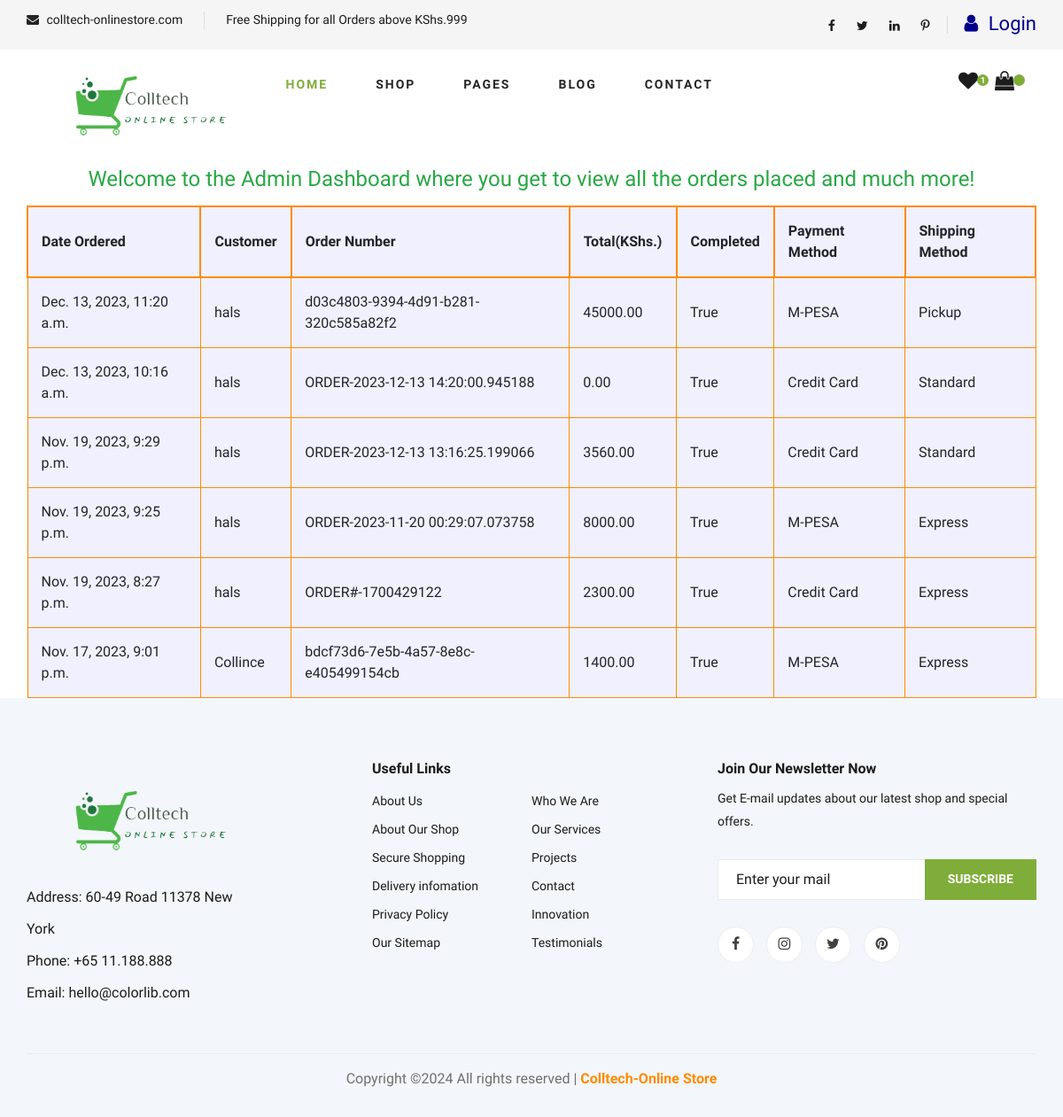
/dashboard/, run on the app's committed database.
### a_main/models.py (models this page shows, shortened)
class Order(models.Model):
    customer = models.ForeignKey(Customer, on_delete=models.CASCADE, null=True, blank=True)
    ordered_date = models.DateTimeField(auto_now_add=True)
    total = models.DecimalField(max_digits=10, default=0, decimal_places=2)
    complete = models.BooleanField(default=False, null=True, blank=True)
    payment_method = models.CharField(max_length=20, choices=[('Credit Card', 'Credit Card'), ('M-PESA', 'M-PESA'), ('Cash on Delivery', 'Cash on Delivery')])
    shipping_method = models.CharField(max_length=20, choices=[('Standard', 'Standard'), ('Express', 'Express'), ('Pickup', 'Pickup')])
    order_id = models.CharField(unique=True, editable=False, default=uuid.uuid4, max_length=10)
    class Meta:
        ordering = ['-ordered_date']

class Customer(models.Model):
    user = models.OneToOneField(User, on_delete=models.CASCADE)
    email = models.EmailField(unique=True)
    address = models.CharField(max_length=200)
    phone = models.CharField(max_length=20)
    middlename = models.CharField(max_length=255, null=True, blank=True)
    lastname = models.CharField(max_length=255, null=True, blank=True)
    image = models.ImageField(upload_to='profilepics', default='user.png', null=True, blank=True)
    location = models.CharField(max_length=255, null=True, blank=True)
    alternate_email = models.EmailField(max_length=255, null=True, blank=True)
    created_on = models.DateTimeField(auto_now_add=True)
    def __str__(self):
        return self.user.username

### a_main/views.py (the view)
# urls.py: path('dashboard/', views.admin_dashboard, name='admin-dashboard'),
def admin_dashboard(request):
    orders= Order.objects.exclude(complete=False)
    return render(request, 'a_main/admin_dashboard.html',{'orders':orders})

### templates/a_main/admin_dashboard.html (shortened to what this page needs)
{% extends 'a_main/base.html' %}
{% load static %}
{% block layout %}
<div class="container bg-body-tertiary ">
    <h4 class="text-center text-success  pb-3">Welcome to the Admin Dashboard where you get to view all the orders placed and much more!</h4>
    <table style="padding:15px;width:100%;background-color: rgb(241, 240, 254);">
        <tr>
            <th>Date Ordered</th>
            <th>Customer</th>
            <th>Order Number</th>
            <th>Total(KShs.)</th>
            <th>Completed</th>
            <th>Payment Method</th>
            <th>Shipping Method</th>
        </tr>
        {% for order in orders %}
        <tr>
            <td>{{order.ordered_date}}</td>
            <td>{{order.customer}}</td>
            <td>{{order.order_id}}</td>
            <td>{{order.total}}</td>
            <td>{{order.complete}}</td>
            <td>{{order.payment_method}}</td>
            <td>{{order.shipping_method}}</td>
        </tr>
        {% endfor %}
    </table>
</div>
{% endblock %}

### static/css/style.css (style rules this page uses)
html, body { height: 100%; font-family: "Cairo", sans-serif; -webkit-font-smoothing: antialiased; font-smoothing: antialiased; }
h1, h2, h3, h4, h5, h6 { margin: 0; color: #111111; font-weight: 400; font-family: "Cairo", sans-serif; }
h4 { font-size: 24px; }
@media only screen and (min-width: 1200px) { .container { max-width: 1170px; } }

### templates/a_main/admin_dashboard.html (style rules this page uses)
td { padding:15px; border:1px solid darkorange; }
th { padding:15px; border:2px solid darkorange; }

### data on the page
Order: ordered_date "Dec. 13, 2023, 11:20 a.m.", customer "hals", order_id "d03c4803-9394-4d91-b281-320c585a82f2", total "45000.00", complete "True", payment_method "M-PESA", shipping_method "Pickup"
Order: ordered_date "Dec. 13, 2023, 10:16 a.m.", customer "hals", order_id "ORDER-2023-12-13 14:20:00.945188", total "0.00", complete "True", payment_method "Credit Card", shipping_method "Standard"
Order: ordered_date "Nov. 19, 2023, 9:29 p.m.", customer "hals", order_id "ORDER-2023-12-13 13:16:25.199066", total "3560.00", complete "True", payment_method "Credit Card", shipping_method "Standard"
Order: ordered_date "Nov. 19, 2023, 9:25 p.m.", customer "hals", order_id "ORDER-2023-11-20 00:29:07.073758", total "8000.00", complete "True", payment_method "M-PESA", shipping_method "Express"
Order: ordered_date "Nov. 19, 2023, 8:27 p.m.", customer "hals", order_id "ORDER#-1700429122", total "2300.00", complete "True", payment_method "Credit Card", shipping_method "Express"
Order: ordered_date "Nov. 17, 2023, 9:01 p.m.", customer "Collince", order_id "bdcf73d6-7e5b-4a57-8e8c-e405499154cb", total "1400.00", complete "True", payment_method "M-PESA", shipping_method "Express"
